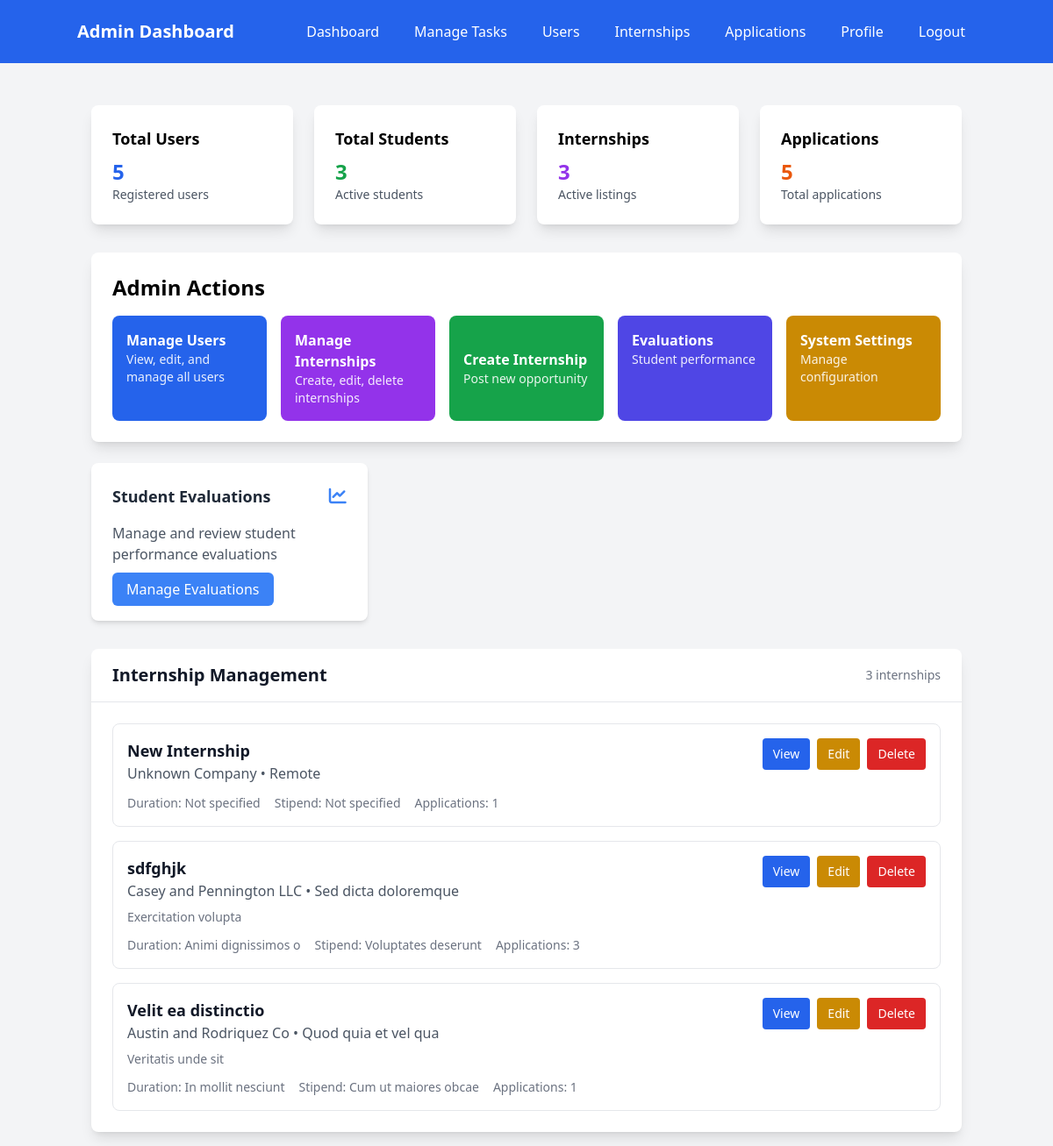
The app's page /dashboard (signed in), older data.
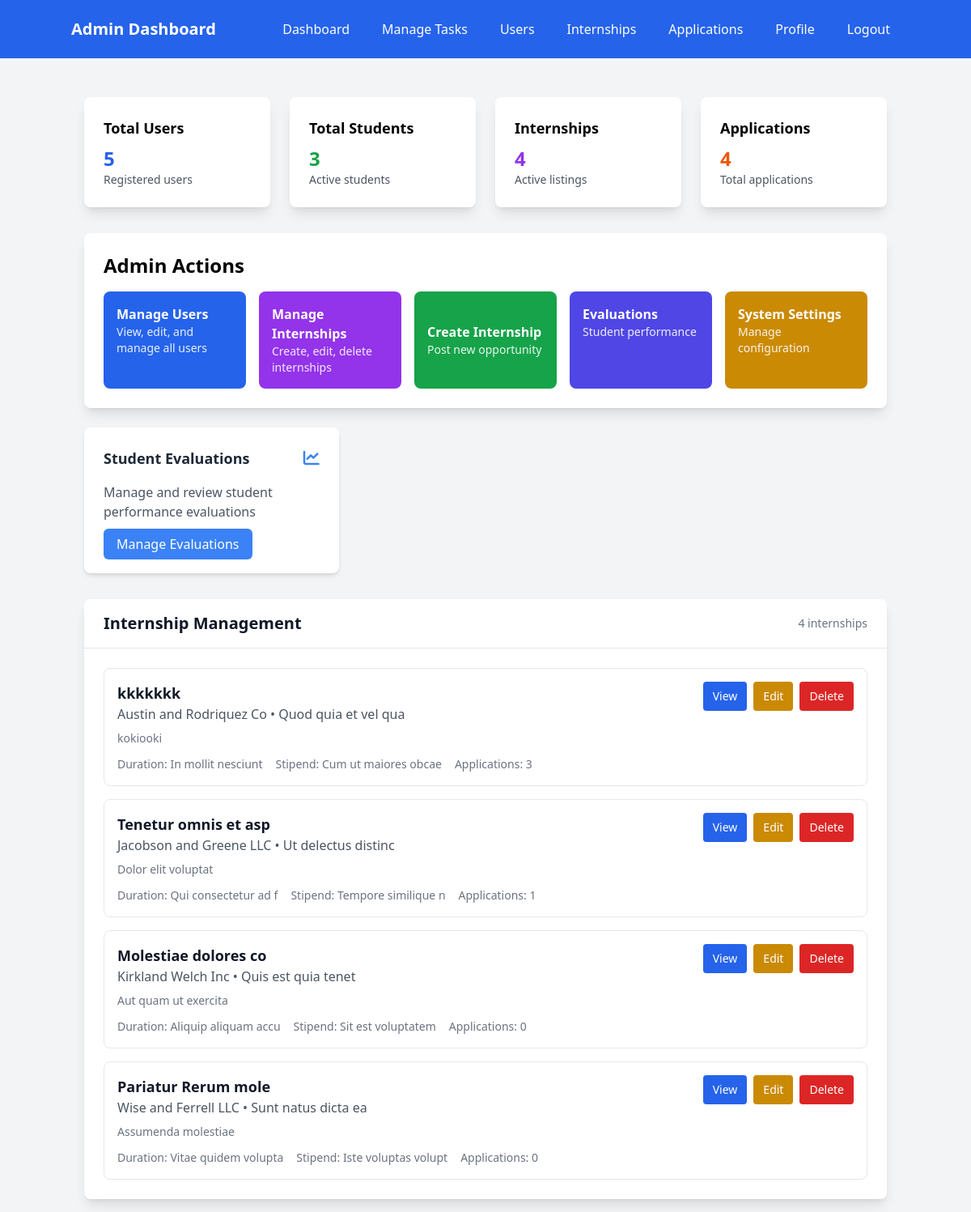
The same page, newer data.
### models.py (models this page shows)
class Internship(Base):
    __tablename__ = "internships"
    id = Column(Integer, primary_key=True, index=True)
    title = Column(String(255), nullable=False)
    description = Column(Text)
    company = Column(String(255), nullable=False)
    location = Column(String(255))
    duration = Column(String(100))
    stipend = Column(String(100))
    requirements = Column(Text)
    created_by = Column(Integer, ForeignKey("users.id"))
    created_at = Column(DateTime(timezone=True), server_default=func.now())
    is_active = Column(Boolean, default=True)
    deadline = Column(DateTime(timezone=True))
    creator = relationship("User", back_populates="created_internships")
    applications = relationship("InternshipApplication", back_populates="internship")
    tasks = relationship("Task", back_populates="internship")
    feedback = relationship("Feedback", back_populates="internship")
    mentor_feedbacks = relationship("MentorFeedback", back_populates="internship")
    evaluations = relationship("Evaluation", back_populates="internship")

### app.py (the view)
@app.get("/dashboard", response_class=HTMLResponse)
async def dashboard(request: Request, db: Session = Depends(get_db)):
    try:
        user = await get_current_user_from_cookie(request, db)
        user_role = user.role.value if hasattr(user.role, 'value') else user.role
        print(f"🎯 Dashboard access - User: {user.email}, Role: {user_role}")
        if user_role == "student":
            internships = crud.get_internships(db)
            applications = crud.get_applications_by_student(db, user.id)
            tasks = crud.get_tasks_by_student(db, user.id)
            feedbacks = feedback_crud.get_mentor_feedbacks_by_student(db, user.id)
            evaluations = feedback_crud.get_evaluations_by_student(db, user.id)
            return templates.TemplateResponse("dashboard_student.html", {
                "request": request,
                "user": user,
                "internships": internships,
                "applications": applications,
                "tasks": tasks,
                "feedbacks": feedbacks,
                "evaluations": evaluations
            })
        elif user_role == "admin":
            internships = crud.get_internships(db)
            try:
                stats = crud.get_system_stats(db)
            except Exception as e:
                print(f"⚠️  Could not get system stats: {e}")
                stats = {
                    "total_users": 0,
                    "total_students": 0,
                    "total_admins": 0,
                    "total_mentors": 0,
                    "total_internships": 0,
                    "total_applications": 0,
                    "total_tasks": 0
                }
            return templates.TemplateResponse("dashboard_admin.html", {
                "request": request,
                "user": user,
                "internships": internships,
                "stats": stats
            })
        elif user_role == "mentor":
            internships = crud.get_internships(db)
            mentor_internships = crud.get_internships_by_mentor(db, user.id)
            mentor_applications = crud.get_applications_for_mentor(db, user.id)
            feedbacks = feedback_crud.get_mentor_feedbacks_by_mentor(db, user.id)
            return templates.TemplateResponse("dashboard_mentor.html", {
                "request": request,
                "user": user,
                "internships": internships,
                "mentor_internships": mentor_internships,
                "mentor_applications": mentor_applications,
                "feedbacks": feedbacks
            })
        else:
            print(f"❌ Unknown role: {user_role}")
            return RedirectResponse("/login?error=Unknown user role")
    except Exception as e:
        print(f"💥 Dashboard error: {e}")
        import traceback
        traceback.print_exc()
        return RedirectResponse("/login")

### templates/dashboard_admin.html (shortened to what the changed rows need)
<!DOCTYPE html>
<html>
<head>
    <script src="https://cdn.tailwindcss.com"></script>
    <link rel="stylesheet" href="https://cdnjs.cloudflare.com/ajax/libs/font-awesome/6.4.0/css/all.min.css">
</head>
<body class="bg-gray-100">
    <nav class="bg-blue-600 text-white p-4">
        <div class="container mx-auto flex justify-between items-center">
            <h1 class="text-xl font-bold">Admin Dashboard</h1>
        </div>
    </nav>
    <div class="container mx-auto mt-8 p-4">
        <div class="grid grid-cols-1 md:grid-cols-4 gap-6 mb-8">
            <div class="bg-white p-6 rounded-lg shadow-lg">
                <h3 class="text-lg font-semibold mb-2">Internships</h3>
                <p class="text-2xl font-bold text-purple-600">{{ stats.total_internships }}</p>
                <p class="text-sm text-gray-600">Active listings</p>
            </div>
            <div class="bg-white p-6 rounded-lg shadow-lg">
                <h3 class="text-lg font-semibold mb-2">Applications</h3>
                <p class="text-2xl font-bold text-orange-600">{{ stats.total_applications }}</p>
                <p class="text-sm text-gray-600">Total applications</p>
            </div>
        </div>
        <div class="bg-white rounded-lg shadow-lg p-6 mb-6">
            <h2 class="text-2xl font-bold mb-4">Admin Actions</h2>
        </div>
        <div class="bg-white rounded-lg shadow-lg">
            <div class="px-6 py-4 border-b border-gray-200 flex justify-between items-center">
                <h2 class="text-xl font-semibold text-gray-900">Internship Management</h2>
                <span class="text-sm text-gray-500">{{ internships|length }} internships</span>
            </div>
            <div class="p-6">
                {% if internships %}
                <div class="space-y-4">
                    {% for internship in internships %}
                    <div class="border border-gray-200 rounded-lg p-4 hover:shadow-md transition">
                        <div class="flex justify-between items-start">
                            <div class="flex-1">
                                <h3 class="text-lg font-semibold text-gray-900">{{ internship.title }}</h3>
                                <p class="text-gray-600">{{ internship.company }} • {{ internship.location or 'Remote'
                                    }}</p>
                                <p class="text-sm text-gray-500 mt-2">{{ internship.description[:120] }}</p>
                                <div class="flex items-center mt-3 space-x-4 text-sm text-gray-500">
                                    <span>Duration: {{ internship.duration or 'Not specified' }}</span>
                                    <span>Stipend: {{ internship.stipend or 'Not specified' }}</span>
                                    <span>Applications: {{ internship.applications|length if internship.applications
                                        else 0 }}</span>
                                </div>
                            </div>
                            <div class="flex space-x-2 ml-4">
                                <button onclick="viewInternship({{ internship.id }})"
                                    class="bg-blue-600 text-white px-3 py-2 rounded text-sm hover:bg-blue-700 transition">
                                    View
                                </button>
                                <button onclick="editInternship({{ internship.id }})"
                                    class="bg-yellow-600 text-white px-3 py-2 rounded text-sm hover:bg-yellow-700 transition">
                                    Edit
                                </button>
                                <button onclick="deleteInternship({{ internship.id }})"
                                    class="bg-red-600 text-white px-3 py-2 rounded text-sm hover:bg-red-700 transition">
                                    Delete
                                </button>
                            </div>
                        </div>
                    </div>
                    {% endfor %}
                </div>
                {% endif %}
            </div>
        </div>
    </div>
</body>
</html>

Row changes from the older to the newer data that the page shows:
removed Internship: title "New Internship", company "Unknown Company", location "Remote", duration "Not specified", stipend "Not specified", applications|length "1"
removed Internship: title "sdfghjk", company "Casey and Pennington LLC", location "Sed dicta doloremque", description "Exercitation volupta", duration "Animi dignissimos o", stipend "Voluptates deserunt", applications|length "3"
changed Internship "Austin and Rodriquez Co": title "Velit ea distinctio" → "kkkkkkk"; description "Veritatis unde sit" → "kokiooki"; applications|length "1" → "3"
added Internship: title "Tenetur omnis et asp", company "Jacobson and Greene LLC", location "Ut delectus distinc", description "Dolor elit voluptat", duration "Qui consectetur ad f", stipend "Tempore similique n", applications|length "1"
added Internship: title "Molestiae dolores co", company "Kirkland Welch Inc", location "Quis est quia tenet", description "Aut quam ut exercita", duration "Aliquip aliquam accu", stipend "Sit est voluptatem", applications|length "0"
added Internship: title "Pariatur Rerum mole", company "Wise and Ferrell LLC", location "Sunt natus dicta ea", description "Assumenda molestiae", duration "Vitae quidem volupta", stipend "Iste voluptas volupt", applications|length "0"
Text that changed along with them:
{{ stats.total_internships }}: "3" → "4"
{{ stats.total_applications }}: "5" → "4"
{{ internships|length }}: "3" → "4"
